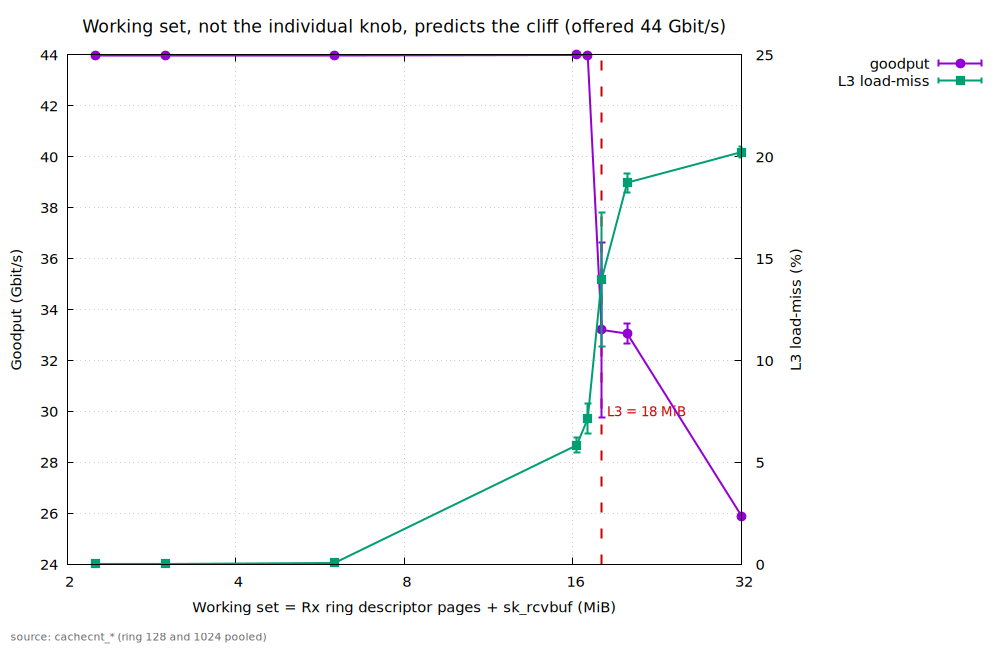

Source code (gnuplot):
set terminal pngcairo size 1000,650 noenhanced font "Sans,11"
set output "/home/chanseo/lab/figures/fig10_working_set.png"
set title "Working set, not the individual knob, predicts the cliff (offered 44 Gbit/s)" font "Sans,13"
set xlabel "Working set = Rx ring descriptor pages + sk_rcvbuf (MiB)"
set ylabel "Goodput (Gbit/s)"
set y2label "L3 load-miss (%)"
set ytics nomirror
set y2tics
set grid
set key outside right top
set logscale x 2
set xtics (2,4,8,16,32)
set arrow from 18,graph 0 to 18,graph 1 nohead lc rgb "#cc0000" dt 2 lw 2
set label "L3 = 18 MiB" at 18.4,graph 0.30 tc rgb "#cc0000" font "Sans,10"
set label "source: cachecnt_* (ring 128 and 1024 pooled)" at screen 0.01,0.02 font "Sans,8" tc rgb "#666666"
set bmargin 5
plot "/home/chanseo/lab/figures/fig10.dat" index 0 using 1:2:3 with yerrorlines lw 2 pt 7 ps 1.3 axes x1y1 title "goodput",      "/home/chanseo/lab/figures/fig10b.dat" index 0 using 1:2:3 with yerrorlines lw 2 pt 5 ps 1.2 axes x1y2 title "L3 load-miss"
